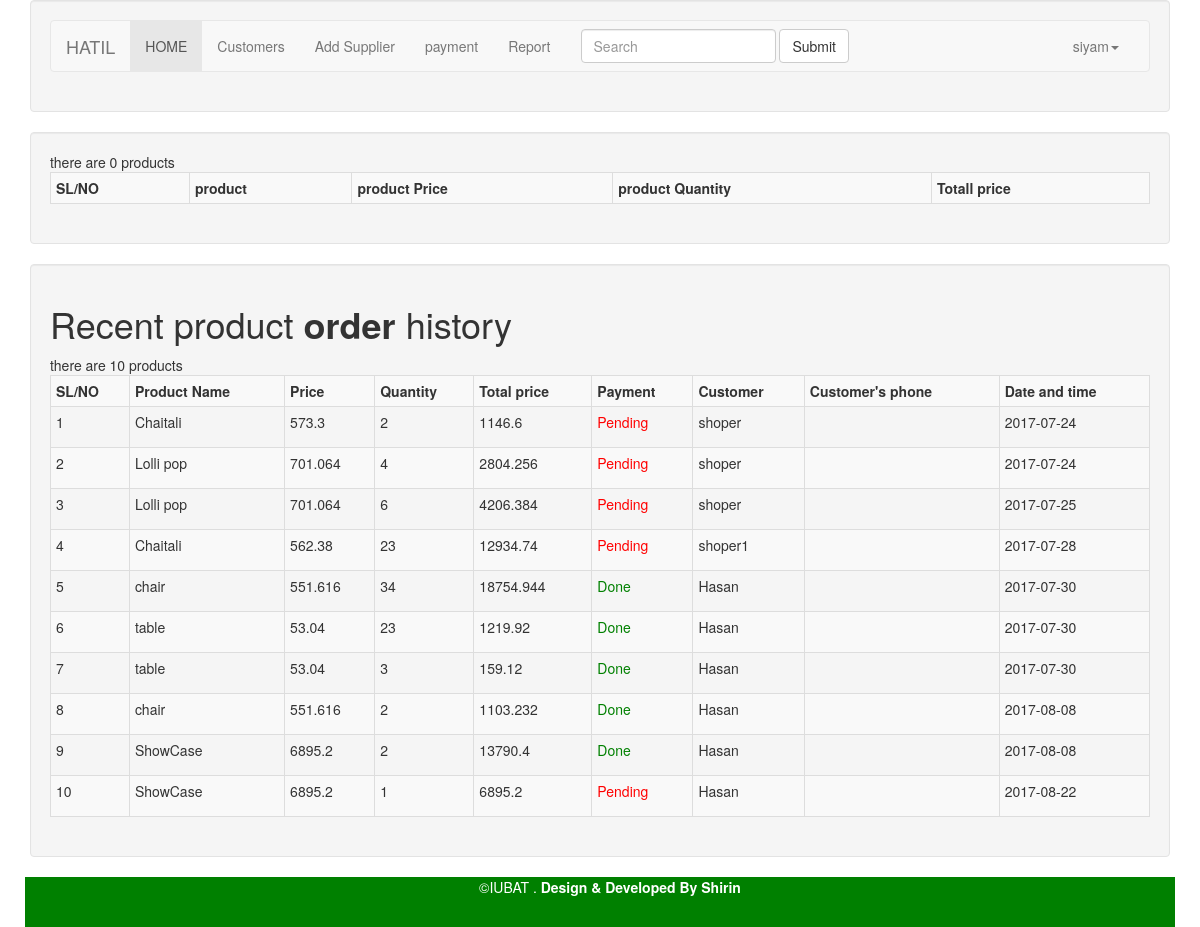
/admin/dealers/dashboard.php (signed in), run on the app's committed database.
### tables this page shows
CREATE TABLE `p_sell` (
  `id` int(11) NOT NULL,
  `p_id` varchar(200) NOT NULL,
  `p_prize` varchar(200) NOT NULL,
  `p_quantity` varchar(200) NOT NULL,
  `totall_prize` varchar(200) NOT NULL,
  `users` varchar(200) NOT NULL,
  `sel_date_time` date NOT NULL,
  `activation` int(10) NOT NULL DEFAULT '0',
  `dealer` varchar(200) NOT NULL
);

### admin/dealers/dashboard.php (the view, shortened to what this page needs)
<?php  include('files/header.php');
       $db =  new Db();
	  $obj = $db->getConnection();
 include('files/menu.php');
 ?>
<div class="container">
	<div class="row">
		<div class="col-md-12">
			<div class="well">
				<table class="table table-striped table-condensed table-bordered table-hover">
					<tr>
						<th>SL/NO</th>
						<th>product </th>
					<th>product Price</th>
					<th>product Quantity</th>
					<th>Totall price</th>
					</tr>
				</table>
			</div>
		</div>
	</div>
</div>
<div class="container">
	<div class="row">
		<div class="col-md-12">
			<div class="well">
				<h1>Recent product <strong>order </strong> history</h1>
				<table class="table table-striped table-bordered table-hover table-condensed">
					<tr>
						<th>SL/NO</th>
						<th>Product Name</th>
					<th>Price</th>
					<th>Quantity</th>
					<th>Total price</th>
					<th>Payment</th>
					<th>Customer</th>
					 <th>Customer's phone</th>
                   <th>Date and time</th>
					</tr>
					<?php
					$i = 0;
					$sql = "SELECT * FROM `p_sell`";
					$query = $obj->prepare($sql);
					$query->execute();
					while($row=$query->fetch())
					{
						$i++;
?>
<tr>
	<td> <?php echo $i;?> </td>
	<td><?php echo $row['p_id'];?></td>
	<td><?php echo $row['p_prize'];?></td>
	<td><?php echo $row['p_quantity'];?></td>
	<td><?php echo $row['totall_prize'];?></td>
	<td><?php if ($row['activation'] == '1') {
		echo "<p style='color:green'>Done</p>";
	} else{
		echo "<p style='color:red'>Pending</p>";
	}
	?></td>
	<td><?php echo $row['users'];?></td>
	<td></td>
	<td><?php echo $row['sel_date_time'];?></td>
</tr>
<?php
					}
					?>
				</table>
			</div>
		</div>
	</div>
</div>
 <?php  include('files/footer.php'); ?>

### data on the page
p_sell: p "Chaitali", p_prize "573.3", p_quantity "2", totall_prize "1146.6", activation "Pending", users "shoper", sel_date_time "2017-07-24"
p_sell: p "Lolli pop", p_prize "701.064", p_quantity "4", totall_prize "2804.256", activation "Pending", users "shoper", sel_date_time "2017-07-24"
p_sell: p "Lolli pop", p_prize "701.064", p_quantity "6", totall_prize "4206.384", activation "Pending", users "shoper", sel_date_time "2017-07-25"
p_sell: p "Chaitali", p_prize "562.38", p_quantity "23", totall_prize "12934.74", activation "Pending", users "shoper1", sel_date_time "2017-07-28"
p_sell: p "chair", p_prize "551.616", p_quantity "34", totall_prize "18754.944", activation "Done", users "Hasan", sel_date_time "2017-07-30"
p_sell: p "table", p_prize "53.04", p_quantity "23", totall_prize "1219.92", activation "Done", users "Hasan", sel_date_time "2017-07-30"
p_sell: p "table", p_prize "53.04", p_quantity "3", totall_prize "159.12", activation "Done", users "Hasan", sel_date_time "2017-07-30"
p_sell: p "chair", p_prize "551.616", p_quantity "2", totall_prize "1103.232", activation "Done", users "Hasan", sel_date_time "2017-08-08"
p_sell: p "ShowCase", p_prize "6895.2", p_quantity "2", totall_prize "13790.4", activation "Done", users "Hasan", sel_date_time "2017-08-08"
p_sell: p "ShowCase", p_prize "6895.2", p_quantity "1", totall_prize "6895.2", activation "Pending", users "Hasan", sel_date_time "2017-08-22"

### other printed values
$_SESSION['username'] "siyam"
